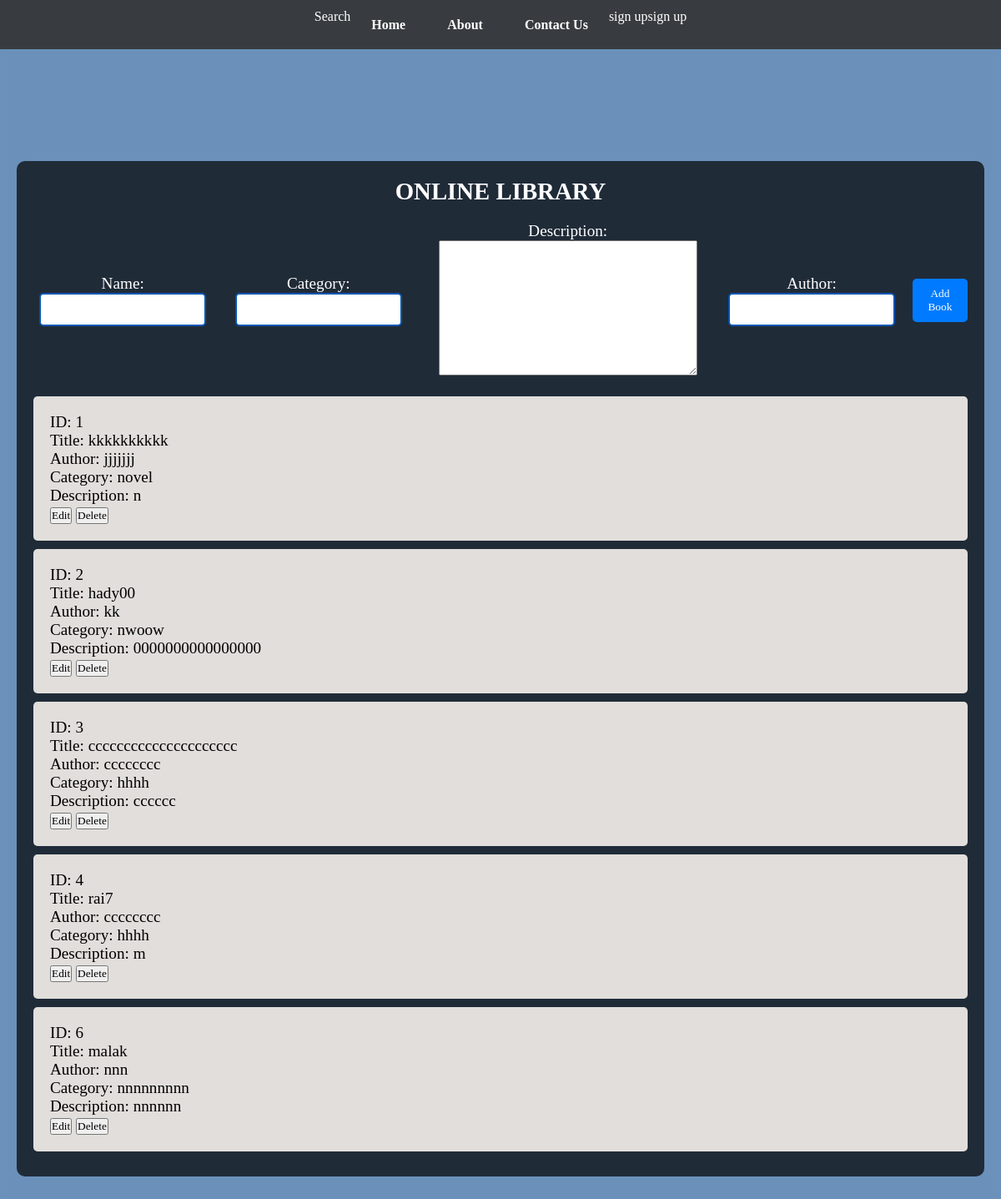
The page /bookManager/ on the database its author committed.
### pages/models.py (models this page shows, shortened)
class books(models.Model):
    name=models.CharField(max_length=100)
    category = models.CharField(max_length=100)
    description = models.TextField()
    author= models.CharField(max_length=100)
    status = models.CharField(max_length=100,null=True,default='Available')

### pages/views.py (the view)
# urls.py: path('bookManager/', views.bookManager, name='bookManager'),
def bookManager(request):
     book_item = books.objects.all()
     form = booksForm()
     if request.method == "POST":
          return addBook(request)
     context ={"books":book_item,'form':form}
     return  render(request,'pages/Book-Manager.html',context)

### pages/forms.py
class booksForm(ModelForm):
    class Meta:
        model = books
        fields = ['name','category','description','author']

### templates/pages/Book-Manager.html (shortened to what this page needs)
<!DOCTYPE html>
<html>
  <head>
    {% load static %}
    <link rel="stylesheet" href="{% static 'css/bookStyle.css'%}" />
  </head>
  <body>
    <header>
      <nav>
        <ul>
            <a href="{% url 'search_books' %}" target="_blank">Search</a>
            <li><a href="{% url 'home'%}" target="_blank">Home</a></li>
            <li><a href="{% url 'about' %}" target="_blank">About</a></li>
            <li><a href="{% url 'contact' %}" target="_blank">Contact Us</a></li>
            {%if not request.user.is_authenticated %}
        <a href="{%  url 'signup'%}" target="_blank">sign up</a>
        <a href="{%  url 'login_user'%}" target="_blank">sign up</a>
            {%else%}
            <li><a href="{%url 'logoutUser'%}" target="_blank">logout</a></li>
            {% endif %}
        </ul>
      </nav>
    </header>
    <div class="books">
      <h2>ONLINE LIBRARY</h2>
      <form id="bookInfo" method="POST">
          {{ form.as_p }}
          <button type="submit" name="addBook">Add Book</button>
      </form>
      <div id="book-list">
          {% for book in books %}
              <div class="book-item">
                  <p>ID: {{ book.id }}</p>
                  <p id="bookTitle_{{ book.id }}">Title: {{ book.name }}</p>
                  <p id="bookAuthor_{{ book.id }}">Author: {{ book.author }}</p>
                  <p id="bookCategory_{{ book.id }}">Category: {{ book.category }}</p>
                  <p id="bookDescription_{{ book.id }}">Description: {{ book.description }}</p>
                  <button onclick="toggleEditForm('{{ book.id }}')">Edit</button>
                  <button onclick="confirmDelete({{ book.id }})">Delete</button>
              </div>
          {% endfor %}
      </div>
  </div>
  </body>
</html>

### library/static/css/bookStyle.css (style rules this page uses)
* { font-family: Georgia, 'Times New Roman', Times, serif; box-sizing: border-box; margin: 0; padding: 0; }
body { background-image: url('../images/lib.jpg') no-repeat center center fixed; background-size: 100%; backdrop-filter: blur(4px); display: flex; flex-direction: column; background-color: rgb(107, 145, 187); align-items: center; padding: 50px 20px; min-height: 100vh; }
nav { background-color: rgba(51, 51, 51, 0.9); padding: 10px; position: fixed; top: 0; left: 0; height: 4%; width: 100%; z-index: 1000; display: flex; justify-content: center; align-items: center; }
nav ul { list-style-type: none; display: flex; margin: 0; padding: 0; }
nav ul li { margin: 0 10px; }
nav ul li a { color: #fff; text-decoration: none; font-weight: bold; padding: 10px 15px; display: block; }
.books { background-color: rgba(0, 0, 0, 0.7); color: #080808; max-width: 1500px; margin:50px auto 20px auto; padding: 20px; border-radius: 10px; font-size: 1.2em; text-align: center; }
h2 { color: #000000; margin-bottom: 20px; }
form#bookInfo { display: flex; justify-content: center; align-items: center; gap: 10px; margin-bottom: 20px; }
form#bookInfo select, form#bookInfo input[type="text"], form#bookInfo button { padding: 10px; border-radius: 5px; border: 2px solid #0056b3; }
form#bookInfo { color:white; }
form#bookInfo input[type="text"] { flex-grow: 1; min-width: 200px; }
form#bookInfo button { background-color: #007bff; color: #fff; border: none; cursor: pointer; }
.book-item { background-color: hsl(30, 9%, 87%); color:black; margin: 10px 0; padding: 20px; border-radius: 5px; text-align: left; }
a:link, a:visited, a:active { color: #fff; text-decoration: none; }
header { margin-top: 8%; text-align: center; }
div h2 { color: #fff; }

### rows shown on the page
books: id "1", name "kkkkkkkkkk", author "jjjjjjj", category "novel", description "n"
books: id "2", name "hady00", author "kk", category "nwoow", description "0000000000000000"
books: id "3", name "ccccccccccccccccccccc", author "cccccccc", category "hhhh", description "cccccc"
books: id "4", name "rai7", author "cccccccc", category "hhhh", description "m"
books: id "6", name "malak", author "nnn", category "nnnnnnnnn", description "nnnnnn"
